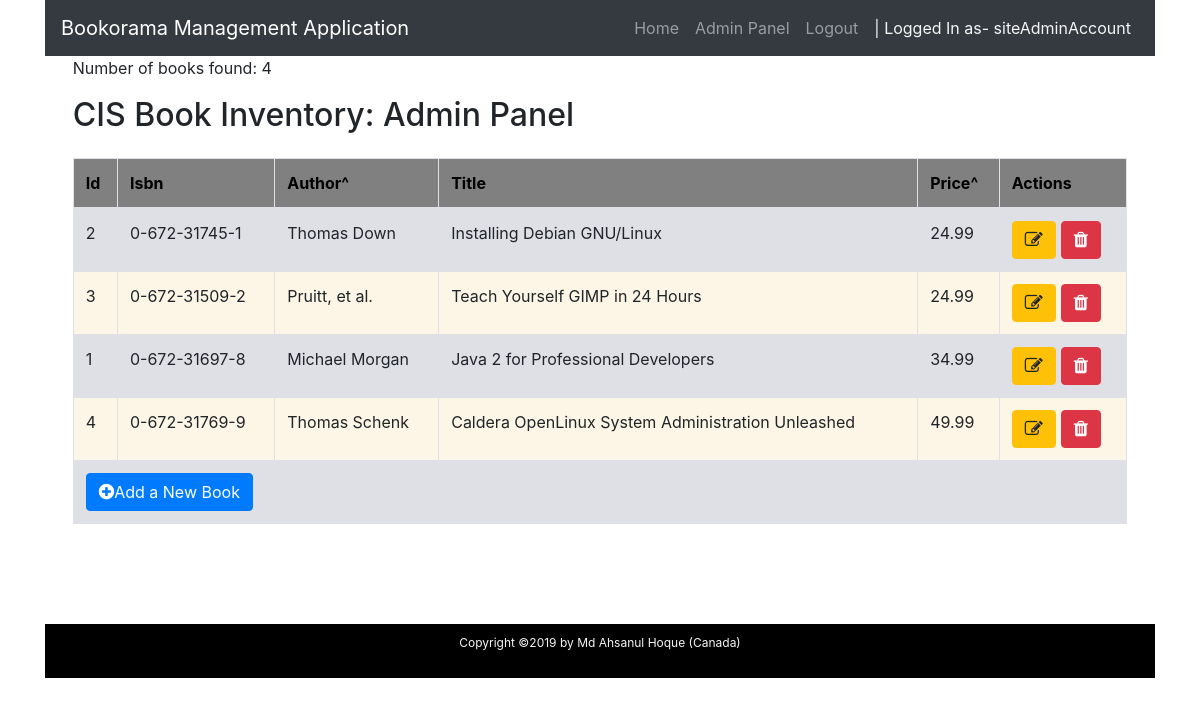
The page /admin/manageBooks.php?price=price (signed in) on the database its author committed.
### tables this page shows
create table books
(  id int unsigned not null auto_increment primary key,
isbn char(13) not null,
   author char(50),
   title char(100),
   price float(4,2),
   UNIQUE KEY unique_isbn (isbn)
);

### admin/auth/LoginHelper.php (called while the page is built, shortened)
<?php
class LoginHelper
{
    public static function isLoggedIn(){
        if ($_SESSION['isLoggedIn']){
            return true;
        }
        else{
            return false;
        }
    }
}

### admin/manageBooks.php (the view, shortened to what this page needs)
<?php
require ('./auth/LoginHelper.php');
if (LoginHelper::isLoggedIn()) {
?>
<!doctype html>
<html lang="en">
    <head>
        <link href="../css/bootstrap/bootstrap.min.css" rel="stylesheet">
        <link rel="stylesheet" href="https://cdnjs.cloudflare.com/ajax/libs/font-awesome/4.7.0/css/font-awesome.min.css">
        <link href="../css/custom.css" rel="stylesheet">
    </head>
    <body>
        <div class="container">
            <nav class="navbar navbar-expand-lg navbar-dark bg-dark">
                <a class="navbar-brand" href="../index.php">Bookorama Management Application</a>
                <div class="collapse navbar-collapse" id="navbarSupportedContent">
                    <ul class="navbar-nav ml-auto">
                        <li class="nav-item">
                            <a class="nav-link" href="../index.php">Home</a>
                        </li>
                        <li class="nav-item">
                            <a class="nav-link" href="./manageBooks.php">Admin Panel</a>
                        </li>
                        <li class="nav-item">
                            <a class="nav-link" href="./auth/logout.php">Logout</a>
                        </li>
                        <li class="nav-item">
                            <a class="nav-link loggedIn-text"><?php echo "| Logged In as- ".$_SESSION['sessionUserName']; ?></a>
                        </li>
                    </ul>
                </div>
            </nav>
            <div class="main-content">
                <div class="admin">
                    <?php
                    require("../lib/config.php");
                    if (isset($_GET['author'])){
                        $sortedBy = " author asc";
                    }
                    elseif (isset($_GET['price'])){
                        $sortedBy = " price asc";
                    }else{
                        $sortedBy = " title asc";
                    }
                    $sort = " order by".$sortedBy;
                    $query = "SELECT id,isbn,author,title,price FROM books".$sort;
                    $result = $mysqli->query($query);
                    $num_results = $result->num_rows;
                    echo "<p>Number of books found: " . $num_results . "</p>";
                    echo "<h2>CIS Book Inventory: Admin Panel</h2>";
                    echo "<table class='table table-bordered'>";
                    echo "<thead>";
                    if ($num_results > 0) {
                        $books = $result->fetch_all(MYSQLI_ASSOC);
                        echo "<table class='table table-bordered'><tr>";
                        foreach ($books[0] as $k => $v) {
                            if ($k=='author'){
                                echo "<th><a href='./manageBooks.php?author=".urldecode($k)."'>" . ucwords($k) . "<span>&#94;</span></a></th>";
                            }
                            elseif ($k=='price'){
                                echo "<th><a href='./manageBooks.php?price=".urldecode($k)."'>" . ucwords($k) . "<span>&#94;</span></a></th>";
                            }
                            else{
                                echo "<th>" . ucwords($k) . "</th>";
                            }
                        }
                        echo "<th>Actions</th>";
                        echo "</tr></thead>";
                        echo "<tbody>";
                        foreach ($books as $book) {
                            echo "<tr>";
                            $i = 0;
                            foreach ($book as $k => $v) {
                                if ($k == 'id') {
                                    echo "<td>" . $v . "</td>";
                                    $bookId = $v;
                                } else {
                                    echo "<td>" . $v . "</td>";
                                }
                                if (($i == count($book) - 1)) {
                                    echo "<td>";
                                    echo "<div class='btn-toolbar'>";
                                    echo "<a href='./edit.php?bookId=" . $bookId . "' title='Edit Record' class='btn btn-warning btn-xs btnMargin' data-toggle='tooltip'><i class='fa fa-edit'></i></a>";
                                    echo "<a href='./delete.php?bookId=" . $bookId . "' title='Delete Record' class='btn btn-danger btn-xs' data-toggle='tooltip'><i class='fa fa-trash'></i></a>";
                                    echo "</div>";
                                    echo "</td>";
                                }
                                $i++;
                            }
                            echo "</tr>";
                        }
                        echo "<tr><td colspan='6'>";
                        echo "<a href='./newBook.php' title='View Record' class='btn btn-primary' data-toggle='tooltip'><i class='fa fa-plus-circle'></i>Add a New Book</a>";
                        echo "</td></tr>";
                        echo "</tbody>";
                        echo "</table>";
                    }
                    ?>
                </div>
            </div>
                <?php include ('../layout/footer.php')?>
    </body>
</html>
<?php
}else{
    header('Location: ./auth/login.php');
}
?>

### css/custom.css (style rules this page uses)
.btnMargin { margin-right: 5px; }
.loggedIn-text { color: whitesmoke !important; }
.fa { font-size: 18px; }
table { border: 1px solid black; }
table th { border-bottom: 1px solid white; color: white; }
table td { border: 1px solid black; }
table tbody tr:nth-child(even) { background-color: whitesmoke; }
table tbody tr:nth-child(odd) { background-color: #DFDFE6;; }
.main-content { max-width: 95%; margin: 0 auto; }
.admin table th { background-color: gray; color: black; }
.admin table th a { color: black; }
.admin table tbody tr:nth-child(even) { background-color: oldlace; }
.admin table tbody tr:nth-child(odd) { background-color: #DFDFE6; }

### rows shown on the page
books: id "2", isbn "0-672-31745-1", author "Thomas Down", title "Installing Debian GNU/Linux", price "24.99"
books: id "3", isbn "0-672-31509-2", author "Pruitt, et al.", title "Teach Yourself GIMP in 24 Hours", price "24.99"
books: id "1", isbn "0-672-31697-8", author "Michael Morgan", title "Java 2 for Professional Developers", price "34.99"
books: id "4", isbn "0-672-31769-9", author "Thomas Schenk", title "Caldera OpenLinux System Administration Unleashed", price "49.99"

### other values the page prints
$_SESSION['sessionUserName'] "siteAdminAccount"
$num_results "4"
$k "Id"
$k "Isbn"
$k "Author"
$k "Title"
$k "Price"
